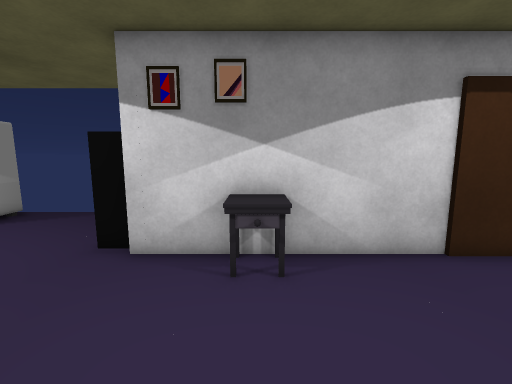
view 1 (above)

13 first-person views from a walk through a Unity game level. The camera is 1.2 m above the floor, tilts 8° down and sees 90° across. The floor is counted in squares, 0.5 m on a side. Each view is taken from the middle of a square. On the plan, view 1 faces up. The plan holds only what a view shows up to about 17 squares ahead; the rest is blank. Some animated figures are left out. Door leaves are left out, so doorways stand open. Some surface patterns are stand-ins.

view 2
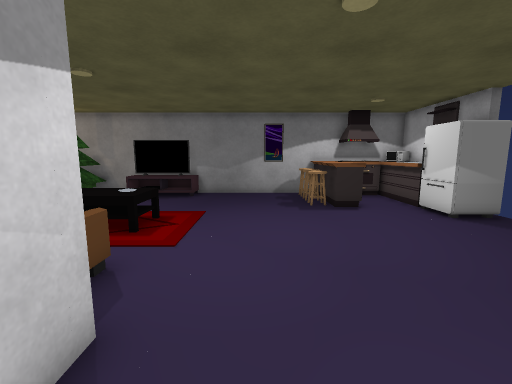

view 3
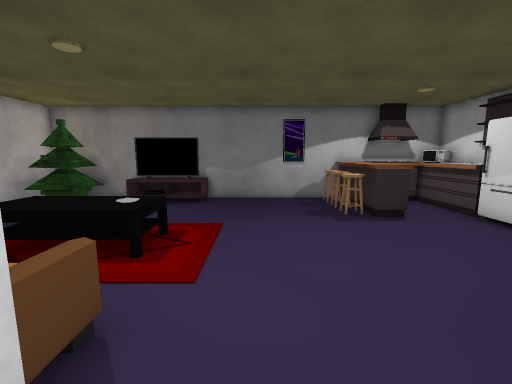

view 4
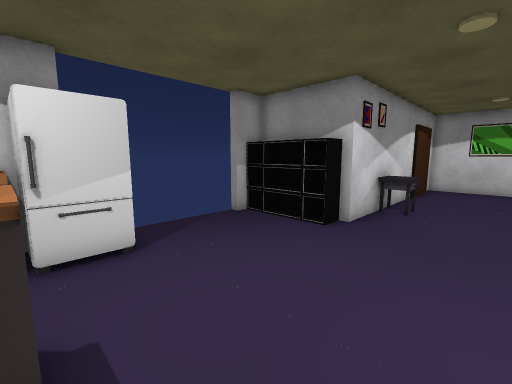

view 5
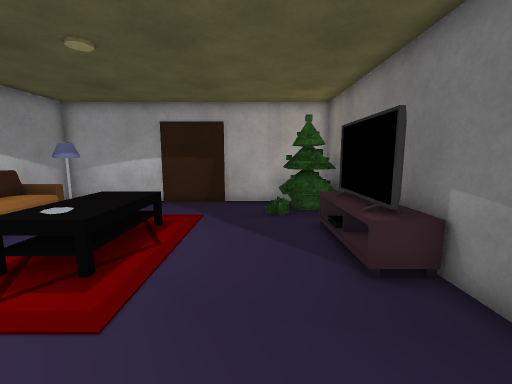

view 6
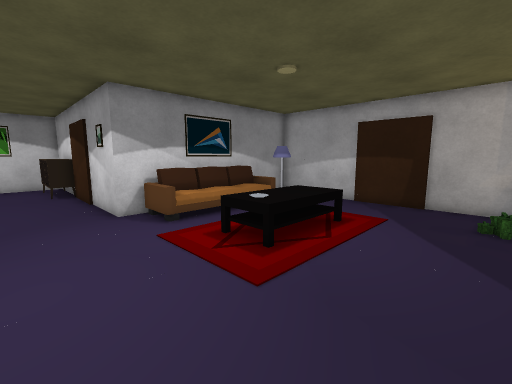

view 7
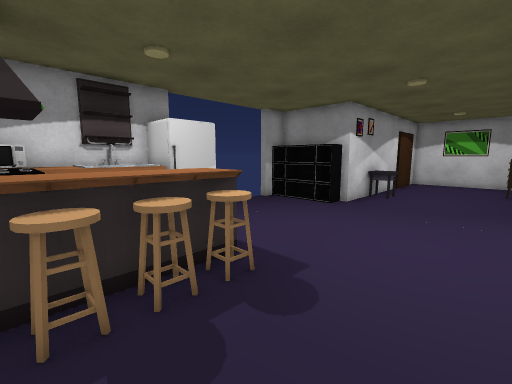

view 8
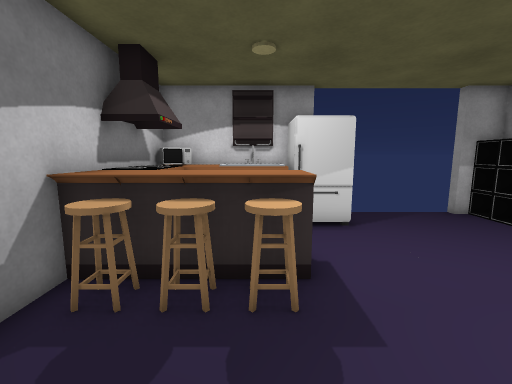

view 9
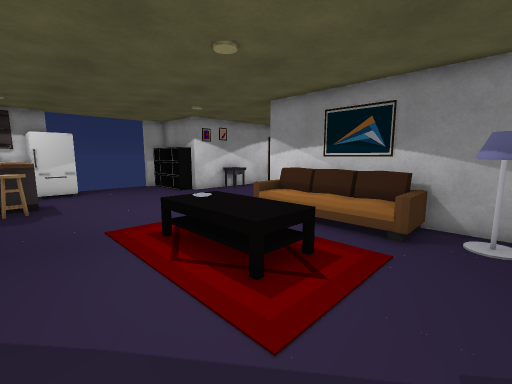

view 10
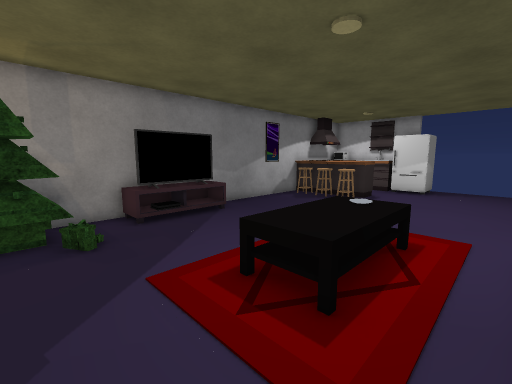

view 11
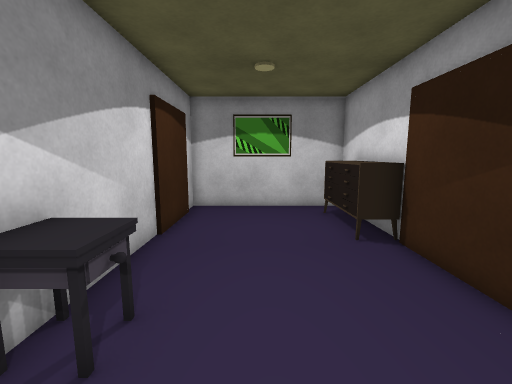

view 12
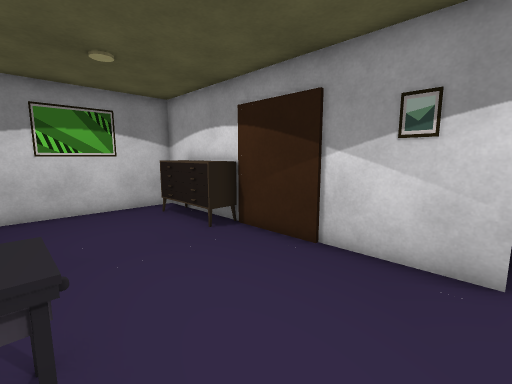

view 13
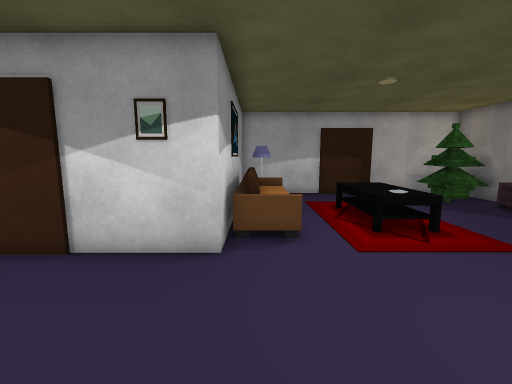

### Floor plan
Key: @ floor where view 1 was taken; # wall or solid block; . floor; D open door; F fridge; P pillar; T table; S shelf; C cabinet; E oven; A fan; H chair; B sofa; G TV; L lamp; O other object.
Columns run from 17 left of view 1 to 9 right of it. Each row starts with its distance up from view 1.
 11 #######DDDDDD##
 10 #OCSSS FDDDDDO#
  9 #OCCCFFF.....O#
  8 #EACC........O#
  7 #OA..........O#
  6 #CCCCC.......OP##T#########
  5 #CCCCC..........TTT.......#
  4 #HHHHH....................#
  3 # ........................#
  2 #.........................#
  1 #.........................#
  0 #................@...CCCCC#
 -1 #.............PO######CCC##
 -2 #......   ...B#
 -3 #GT....OOO..O #
 -4 #GT.... OO..O #
 -5 #GT....   ..O #
 -6 #GT....   ..O #
 -7 #TT....O O..O #
 -8 #...........  #
 -9 ### .........L#
-10  ## ........LL#
-11  #########    #
-12           #####

Positions as (right, up) in squares from view 1, and headings:
1: (0, 0), facing up
2: (0, 1), facing left
3: (-2, 0), facing left
4: (-12, 2), facing up-right
5: (-13, 2), facing down
6: (-14, 2), facing down-right
7: (-16, 0), facing up-right
8: (-13, 0), facing up
9: (-13, -10), facing up-right
10: (-6, -10), facing up-left
11: (-3, 3), facing right
12: (-3, 5), facing down-right
13: (-4, 5), facing down
